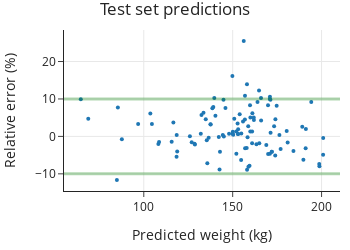

The code cell stored with this chart in its notebook:
### Markdown cell above
Then we can plot the relative prediction errors:

### Code cell
fig = px.scatter(x=y_pred_test, y=test_set_error,
                 title='Test set predictions',
                 width=350, height=250)
fig.update_traces(marker=dict(size=4))
fig.add_hline(10, line_width=3, line_color='green')
fig.add_hline(-10, line_width=3, line_color='green')
margin(fig, t=30)
xlabel(fig, 'Predicted weight (kg)')
ylabel(fig, 'Relative error (%)')

### Figure 1 — Plotly figure (JSON) as saved in the notebook; plotly's stock layout.template omitted (floating-point values rounded to 4 significant figures)
{"data": [{"hovertemplate": "x=%{x}<br>y=%{y}<extra></extra>", "legendgroup": "", "marker": {"color": "#1F77B4", "size": 4, "symbol": "circle"}, "mode": "markers", "name": "", "orientation": "v", "showlegend": false, "type": "scatter", "x": [165.9, 157.0, 140.3, 153.1, 169.9, 189.1, 137.6, 161.8, 171.3, 168.9, 152.8, 165.0, 191.2, 189.8, 150.1, 153.9, 145.9, 145.0, 132.4, 170.9, 171.2, 139.7, 84.87, 159.9, 115.7, 118.8, 154.7, 172.0, 127.0, 155.8, 136.5, 96.82, 164.0, 125.9, 64.57, 198.8, 149.9, 158.4, 87.66, 184.2, 116.6, 149.8, 157.9, 159.5, 198.7, 161.9, 172.0, 144.4, 108.2, 128.8, 200.9, 142.9, 118.4, 163.4, 159.8, 180.4, 158.8, 85.41, 139.1, 174.7, 177.0, 135.7, 137.5, 150.3, 142.6, 194.2, 156.9, 160.0, 133.6, 200.9, 180.9, 160.9, 144.8, 156.9, 161.1, 158.1, 118.5, 174.0, 191.0, 103.7, 164.8, 170.9, 68.77, 128.5, 166.0, 134.9, 152.1, 142.2, 132.1, 173.3, 158.7, 138.6, 154.8, 160.9, 173.9, 169.9, 108.6, 158.0, 153.0, 135.4, 156.2, 152.0, 104.6, 153.0, 150.9, 148.0, 170.9, 176.3], "xaxis": "x", "y": [10.28, -3.169, 5.495, 1.91, -4.67, 2.567, 3.193, 5.044, 0.9791, -2.322, 3.421, -1.802, 2.004, -6.208, 1.274, 5.888, 7.581, -0.01766, 5.705, 10.56, 9.799, 10.27, -11.63, 1.307, -1.457, -4.042, -6.298, -4.076, -1.538, 3.973, -0.3621, 3.282, 9.172, 0.0489, 9.956, -7.943, 0.7092, -0.2283, -0.7513, -3.9, 3.731, 16.13, -3.094, -7.824, -7.393, 4.362, -4.076, 0.3872, -2.026, -2.155, -0.4563, -4.096, -5.438, -2.065, 8.288, 1.45, -8.089, 7.717, 7.835, 8.162, -3.375, -7.17, 3.268, 0.4565, -8.847, 9.162, 4.543, 5.025, 6.306, -4.912, -1.613, -1.817, 9.787, 10.88, 6.162, -8.911, 0.4043, 4.576, -3.164, 6.089, 12.24, 10.01, 4.694, -1.979, 4.226, 4.56, -4.645, -0.1339, 0.7067, 2.714, 2.68, 7.527, 0.7428, 1.291, -5.133, 8.309, -1.471, 13.9, 0.642, -1.055, 25.47, 1.308, 3.283, 0.6704, 4.706, 0.7015, -4.649, 0.406], "yaxis": "y"}], "layout": {"height": 250, "legend": {"tracegroupgap": 0}, "margin": {"t": 30}, "shapes": [{"line": {"color": "green", "width": 3}, "type": "line", "x0": 0, "x1": 1, "xref": "x domain", "y0": 10, "y1": 10, "yref": "y"}, {"line": {"color": "green", "width": 3}, "type": "line", "x0": 0, "x1": 1, "xref": "x domain", "y0": -10, "y1": -10, "yref": "y"}], "title": {"text": "Test set predictions"}, "width": 350, "xaxis": {"anchor": "y", "autorange": true, "domain": [0, 1], "range": [55.12, 210.4], "title": {"text": "Predicted weight (kg)"}, "type": "linear"}, "yaxis": {"anchor": "x", "autorange": true, "domain": [0, 1], "range": [-14.58, 28.42], "title": {"text": "Relative error (%)"}, "type": "linear"}}}
